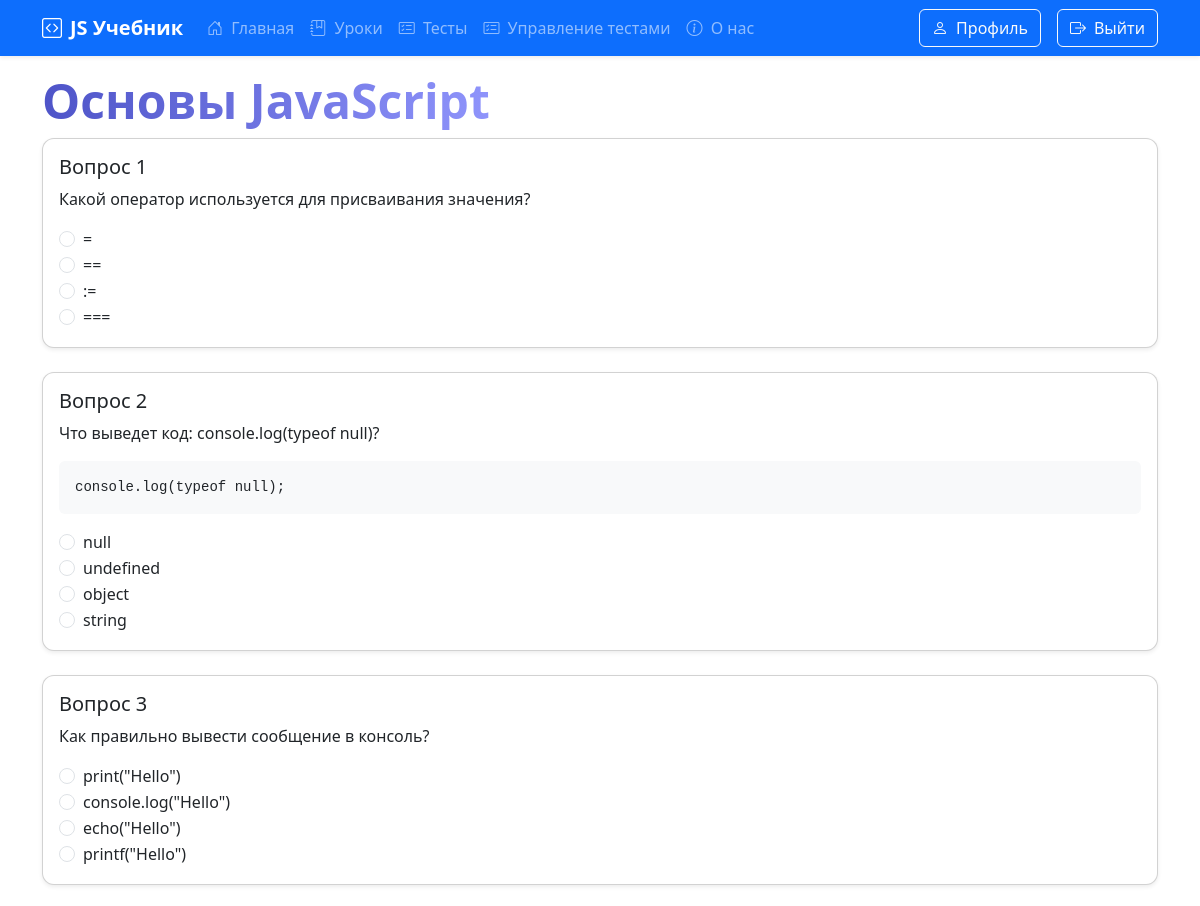
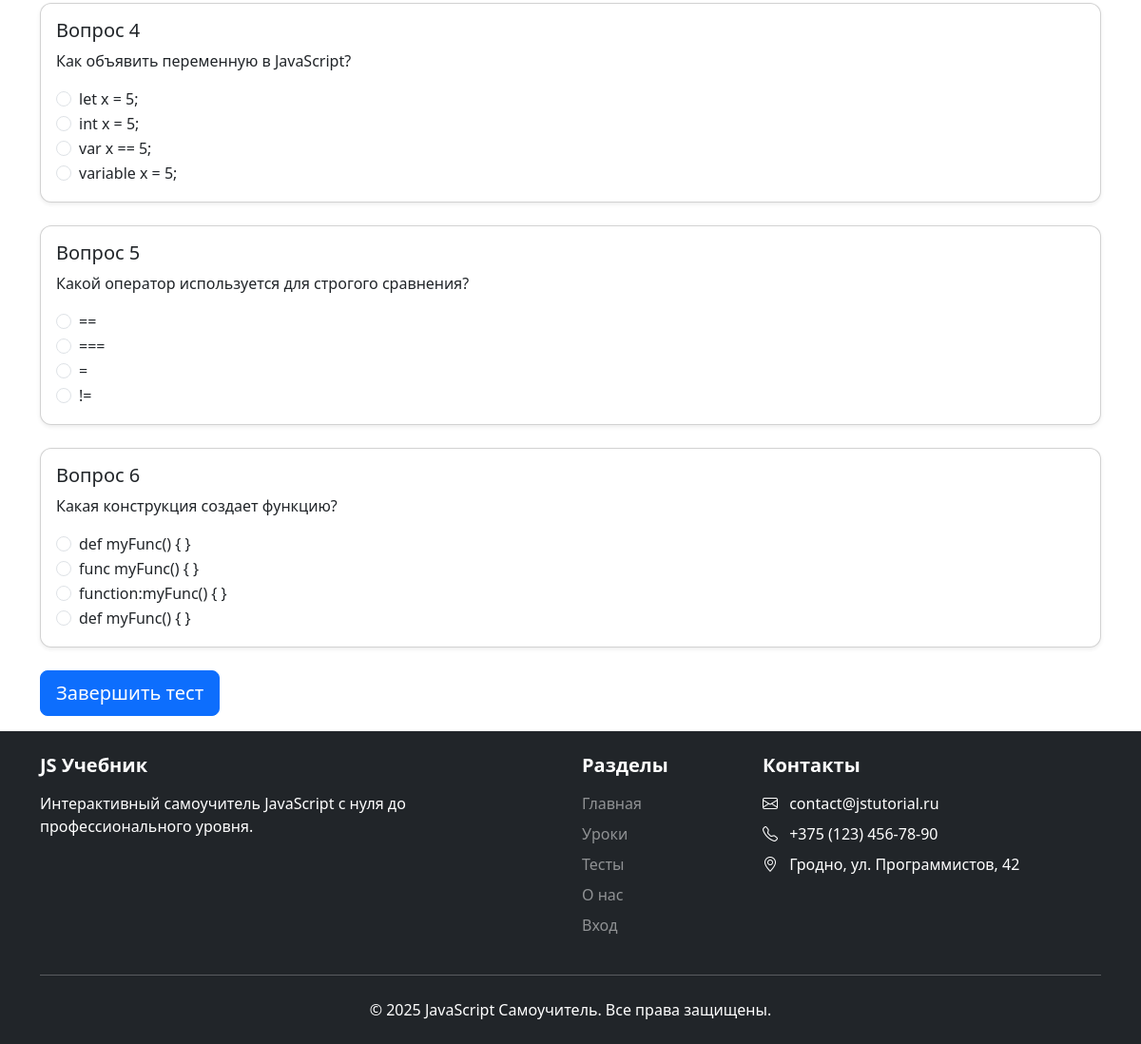
/test/1 (signed in), run on the app's committed database (2 pictures, top to bottom).
### app.py (models this page shows, shortened)
class TestQuestion(db.Model):
    id = db.Column(db.Integer, primary_key=True)
    test_id = db.Column(db.Integer, db.ForeignKey('test.id'))
    question = db.Column(db.Text, nullable=False)
    code_snippet = db.Column(db.Text)
    options = db.Column(db.JSON)  # {'a': 'вариант1', 'b': 'вариант2'}
    correct_answer = db.Column(db.String(1), nullable=False)  # 'a', 'b' и т.д.

### app.py (the view)
@app.route('/test/<int:test_id>')
def take_test(test_id):
    if not 'name' in session:
        flash("Для прохождения теста необходимо войти", "warning")
        return redirect(url_for('auth'))
    test = Test.query.get_or_404(test_id)
    questions = TestQuestion.query.filter_by(test_id=test_id).all()
    return render_template("test.html", test=test, questions=questions)

### app.py (called while the page is built)
@app.context_processor
def inject_user():
    def get_user_name():
        if 'name' in session:
            return Users.query.filter_by(email=session['name']).first()
    return dict(active_user=get_user_name())

### templates/test.html (shortened to what this page needs)
{% extends 'base.html' %}
{% block main %}
<div class="container my-3">
    <h1 class="display-5 fw-bold text-gradient-primary">{{ test.title }}</h1>
    <form id="testForm">
        {% for question in questions %}
        <div class="card mb-4 shadow-sm">
            <div class="card-body">
                <h5 class="card-title">Вопрос {{ loop.index }}</h5>
                <p class="card-text">{{ question.question }}</p>
                {% if question.code_snippet %}
                <pre class="bg-light p-3 rounded"><code>{{ question.code_snippet }}</code></pre>
                {% endif %}
                <div class="options">
                    {% for key, value in question.options.items() %}
                    <div class="form-check">
                        <input class="form-check-input" type="radio"
                               name="q{{ question.id }}"
                               id="q{{ question.id }}_{{ key }}"
                               value="{{ key }}">
                        <label class="form-check-label" for="q{{ question.id }}_{{ key }}">
                            {{ value }}
                        </label>
                    </div>
                    {% endfor %}
                </div>
            </div>
        </div>
        {% endfor %}
        <button type="submit" class="btn btn-primary btn-lg">Завершить тест</button>
    </form>
</div>
{% endblock %}

### static/css/style.css (style rules this page uses)
html, body { height: 100%; margin: 0; }
body { display: flex; flex-direction: column; }
pre { background-color: #f8f9fa; padding: 1rem; border-radius: 0.25rem; }
.card { transition: transform 0.3s, box-shadow 0.3s; }
.text-gradient-primary { background: linear-gradient(45deg, #0d6efd, #0dcaf0); -webkit-background-clip: text; background-clip: text; color: transparent; }
.text-gradient-primary { background: linear-gradient(90deg, #4e54c8 0%, #8f94fb 100%); -webkit-background-clip: text; background-clip: text; color: transparent; display: inline-block; }
.card { border-radius: 12px; overflow: hidden; }

### data on the page
TestQuestion: question "Какой оператор используется для присваивания значения?", options "=" "==" ":=" "==="
TestQuestion: question "Что выведет код: console.log(typeof null)?", code_snippet "console.log(typeof null);", options "null" "undefined" "object" "string"
TestQuestion: question "Как правильно вывести сообщение в консоль?", options "print(\"Hello\")" "console.log(\"Hello\")" "echo(\"Hello\")" "printf(\"Hello\")"
TestQuestion: question "Как объявить переменную в JavaScript?", options "let x = 5;" "int x = 5;" "var x == 5;" "variable x = 5;"
TestQuestion: question "Какой оператор используется для строгого сравнения?", options "==" "===" "=" "!="
TestQuestion: question "Какая конструкция создает функцию?", options "def myFunc() { }" "func myFunc() { }" "function:myFunc() { }" "def myFunc() { }"
